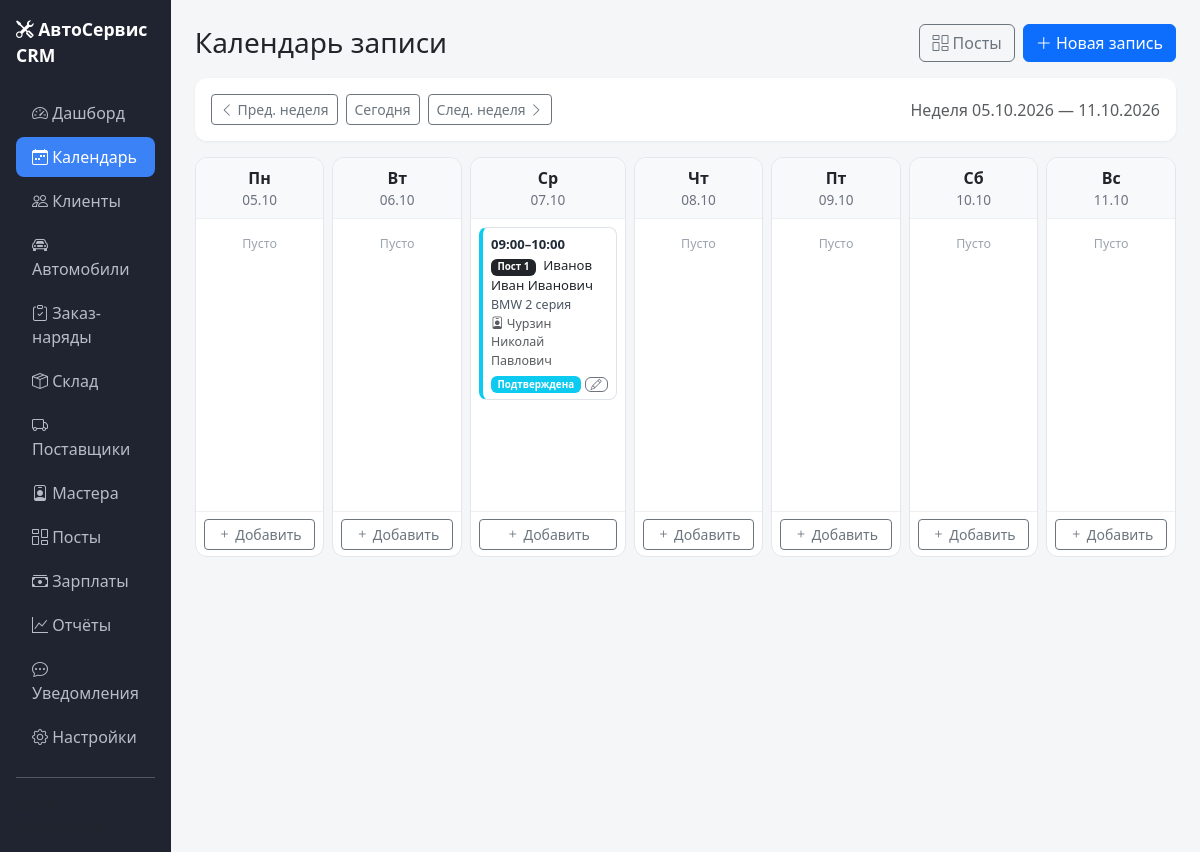
Screenshot of /calendar?week=2026-10-05 with the database file from the repository.
### models.py (models this page shows, shortened)
class Appointment(db.Model):
    __tablename__ = "appointments"
    id = db.Column(db.Integer, primary_key=True)
    client_id = db.Column(db.Integer, db.ForeignKey("clients.id"), nullable=False, index=True)
    car_id = db.Column(db.Integer, db.ForeignKey("cars.id"), nullable=True, index=True)
    post_id = db.Column(db.Integer, db.ForeignKey("posts.id"), nullable=True, index=True)
    master_id = db.Column(db.Integer, db.ForeignKey("masters.id"), nullable=True, index=True)
    order_id = db.Column(db.Integer, db.ForeignKey("orders.id"), nullable=True)
    start_at = db.Column(db.DateTime, nullable=False, index=True)
    end_at = db.Column(db.DateTime, nullable=False)
    status = db.Column(db.String(20), default="planned", index=True)
    comment = db.Column(db.Text)
    created_at = db.Column(db.DateTime, default=lambda: datetime.now(timezone.utc))
    client = db.relationship("Client", backref="appointments")
    car = db.relationship("Car", backref="appointments")
    post = db.relationship("Post", backref="appointments")
    master = db.relationship("Master", backref="appointments")
    order = db.relationship("Order", backref="appointments")
    @property
    def status_label(self):
        return APPOINTMENT_STATUSES.get(self.status, self.status)

class Post(db.Model):
    __tablename__ = "posts"
    id = db.Column(db.Integer, primary_key=True)
    name = db.Column(db.String(120), nullable=False)
    description = db.Column(db.String(200))
    is_active = db.Column(db.Boolean, default=True)
    sort_order = db.Column(db.Integer, default=0)
    created_at = db.Column(db.DateTime, default=lambda: datetime.now(timezone.utc))

class Client(db.Model):
    __tablename__ = "clients"
    id = db.Column(db.Integer, primary_key=True)
    full_name = db.Column(db.String(200), nullable=False)
    phone = db.Column(db.String(30), nullable=False, unique=True, index=True)
    email = db.Column(db.String(120))
    comment = db.Column(db.Text)
    created_at = db.Column(db.DateTime, default=lambda: datetime.now(timezone.utc))
    cars = db.relationship("Car", backref="client", cascade="all, delete-orphan", lazy=True, order_by="Car.id.desc()")
    orders = db.relationship("Order", backref="client", lazy=True)

class Car(db.Model):
    __tablename__ = "cars"
    id = db.Column(db.Integer, primary_key=True)
    client_id = db.Column(db.Integer, db.ForeignKey("clients.id"), nullable=False, index=True)
    brand = db.Column(db.String(80), nullable=False)
    model = db.Column(db.String(80), nullable=False)
    year = db.Column(db.Integer)
    vin = db.Column(db.String(40), index=True)
    plate = db.Column(db.String(20), index=True)
    mileage = db.Column(db.Integer)
    engine_volume = db.Column(db.String(20))
    transmission = db.Column(db.String(40))
    comment = db.Column(db.Text)
    created_at = db.Column(db.DateTime, default=lambda: datetime.now(timezone.utc))

class Master(db.Model):
    __tablename__ = "masters"
    id = db.Column(db.Integer, primary_key=True)
    full_name = db.Column(db.String(200), nullable=False)
    specialization = db.Column(db.String(120))
    phone = db.Column(db.String(30))
    email = db.Column(db.String(120))
    hourly_rate = db.Column(db.Float, default=0)
    percent = db.Column(db.Float, default=0)
    salary_base = db.Column(db.Float, default=0)
    is_active = db.Column(db.Boolean, default=True)
    comment = db.Column(db.Text)
    created_at = db.Column(db.DateTime, default=lambda: datetime.now(timezone.utc))

### app.py (the view)
@app.route("/calendar")
def calendar_view():
    week_start_str = request.args.get("week", "").strip()
    anchor = _parse_date(week_start_str) or date.today()
    monday = anchor - timedelta(days=anchor.weekday())
    days = [monday + timedelta(days=i) for i in range(7)]
    start = datetime.combine(days[0], datetime.min.time())
    end = datetime.combine(days[-1], datetime.max.time())
    posts = Post.query.filter_by(is_active=True).order_by(Post.sort_order, Post.id).all()
    appointments = (Appointment.query
        .filter(Appointment.start_at >= start)
        .filter(Appointment.start_at <= end)
        .order_by(Appointment.start_at).all())
    by_day = {d.isoformat(): [] for d in days}
    for a in appointments:
        key = a.start_at.date().isoformat()
        if key in by_day: by_day[key].append(a)
    return render_template("calendar/index.html", days=days, by_day=by_day, posts=posts,
                           monday=monday,
                           week_prev=(monday - timedelta(days=7)).isoformat(),
                           week_next=(monday + timedelta(days=7)).isoformat(),
                           today=date.today())

### app.py (called while the page is built)
@app.context_processor
def inject_globals():
    return {
        "ORDER_STATUSES": ORDER_STATUSES,
        "MOVEMENT_TYPES": MOVEMENT_TYPES,
        "MOVEMENT_COLORS": MOVEMENT_COLORS,
        "APPOINTMENT_STATUSES": APPOINTMENT_STATUSES,
        "APPOINTMENT_COLORS": APPOINTMENT_COLORS,
        "STATUS_COLORS": {
            "new": "secondary",
            "in_progress": "primary",
            "waiting_parts": "warning",
            "done": "info",
            "closed": "success",
            "canceled": "danger",
        },
    }

def _parse_date(value):
    if not value: return None
    try: return datetime.strptime(value.strip(), "%Y-%m-%d").date()
    except ValueError: return None

### templates/calendar/index.html (shortened to what this page needs)
{% extends "base.html" %}
{% block content %}
<div class="d-flex justify-content-between align-items-center mb-3 flex-wrap gap-2">
    <h1 class="h3 mb-0">Календарь записи</h1>
    <div class="d-flex gap-2 flex-wrap">
        <a href="{{ url_for('posts_list') }}" class="btn btn-outline-secondary">
            <i class="bi bi-columns-gap"></i> Посты
        </a>
        <a href="{{ url_for('appointment_new') }}" class="btn btn-primary">
            <i class="bi bi-plus-lg"></i> Новая запись
        </a>
    </div>
</div>
<div class="card stat-card mb-3">
    <div class="card-body d-flex justify-content-between align-items-center flex-wrap gap-2">
        <div class="d-flex align-items-center gap-2">
            <a href="{{ url_for('calendar_view', week=week_prev) }}" class="btn btn-sm btn-outline-secondary">
                <i class="bi bi-chevron-left"></i> Пред. неделя
            </a>
            <a href="{{ url_for('calendar_view') }}" class="btn btn-sm btn-outline-secondary">Сегодня</a>
            <a href="{{ url_for('calendar_view', week=week_next) }}" class="btn btn-sm btn-outline-secondary">
                След. неделя <i class="bi bi-chevron-right"></i>
            </a>
        </div>
        <div class="text-muted">
            Неделя {{ monday.strftime("%d.%m.%Y") }} — {{ (monday.replace(day=monday.day) if false else days[-1]).strftime("%d.%m.%Y") }}
        </div>
    </div>
</div>
<div class="calendar-grid">
    {% for d in days %}
        {% set day_iso = d.isoformat() %}
        <div class="calendar-col {% if d == today %}today{% endif %}"
             data-date="{{ day_iso }}">
            <div class="calendar-col-header">
                <div class="day-name">{{ ["Пн","Вт","Ср","Чт","Пт","Сб","Вс"][d.weekday()] }}</div>
                <div class="day-date">{{ d.strftime("%d.%m") }}</div>
            </div>
            <div class="calendar-col-body" data-drop-target="1" data-date="{{ day_iso }}">
                {% for a in by_day[day_iso] %}
                    <div class="appt-card status-{{ a.status }}"
                         draggable="true"
                         data-appt-id="{{ a.id }}"
                         data-date="{{ day_iso }}">
                        <div class="appt-time">
                            {{ a.start_at.strftime("%H:%M") }}–{{ a.end_at.strftime("%H:%M") }}
                        </div>
                        <div class="appt-title">
                            {% if a.post %}<span class="badge bg-dark me-1">{{ a.post.name }}</span>{% endif %}
                            {{ a.client.full_name }}
                        </div>
                        {% if a.car %}
                            <div class="appt-sub">{{ a.car.brand }} {{ a.car.model }}
                            </div>
                        {% endif %}
                        {% if a.master %}
                            <div class="appt-sub text-muted">
                                <i class="bi bi-person-badge"></i> {{ a.master.full_name }}
                            </div>
                        {% endif %}
                        <div class="appt-actions">
                            <span class="badge bg-{{ APPOINTMENT_COLORS.get(a.status, 'secondary') }}">
                                {{ a.status_label }}
                            </span>
                            <a href="{{ url_for('appointment_edit', appt_id=a.id) }}"
                               class="btn btn-xs btn-outline-secondary"
                               onclick="event.stopPropagation();">
                                <i class="bi bi-pencil"></i>
                            </a>
                        </div>
                    </div>
                {% else %}
                    <div class="appt-empty">Пусто</div>
                {% endfor %}
            </div>
            <div class="calendar-col-footer">
                <a href="{{ url_for('appointment_new', date=day_iso) }}"
                   class="btn btn-sm btn-outline-secondary w-100">
                    <i class="bi bi-plus"></i> Добавить
                </a>
            </div>
        </div>
    {% endfor %}
</div>
{% endblock %}

### static/css/style.css (style rules this page uses)
body { background: #f5f6f8; font-family: system-ui, -apple-system, "Segoe UI", Roboto, sans-serif; }
.stat-card { border: none; border-radius: .75rem; box-shadow: 0 1px 3px rgba(0, 0, 0, .06); }

### templates/calendar/index.html (style rules this page uses)
.calendar-grid { display: grid; grid-template-columns: repeat(7, 1fr); gap: 8px; }
.calendar-col { background: #fff; border: 1px solid #e3e6ec; border-radius: .75rem; display: flex; flex-direction: column; min-height: 400px; }
.calendar-col-header { padding: .5rem .75rem; border-bottom: 1px solid #eef0f4; background: #f8f9fb; border-radius: .75rem .75rem 0 0; text-align: center; }
.calendar-col-header .day-name { font-weight: 600; }
.calendar-col-header .day-date { color: #6b7280; font-size: .85rem; }
.calendar-col-body { flex: 1; padding: .5rem; min-height: 200px; overflow-y: auto; transition: background-color .15s; }
.appt-card { background: #fff; border: 1px solid #dfe3ea; border-left: 4px solid #6b7280; border-radius: .5rem; padding: .4rem .5rem; margin-bottom: .4rem; font-size: .82rem; cursor: grab; }
.appt-card.status-confirmed { border-left-color: #0dcaf0; }
.appt-time { font-weight: 600; color: #1f2937; }
.appt-title { margin-top: 2px; }
.appt-sub { color: #4b5563; font-size: .78rem; }
.appt-actions { margin-top: .35rem; display: flex; justify-content: space-between; align-items: center; gap: 4px; }
.btn-xs { padding: 1px 5px; font-size: .7rem; line-height: 1; }
.appt-empty { color: #9ca3af; font-size: .78rem; text-align: center; padding: .5rem 0; }
.calendar-col-footer { padding: .4rem .5rem; border-top: 1px solid #eef0f4; }

### rows the page displays
Appointment: start_at "09:00", end_at "10:00", post.name "Пост 1", client.full_name "Иванов Иван Иванович", car.brand "BMW", car.model "2 серия", master.full_name "Чурзин Николай Павлович", status_label "Подтверждена"

### other values shown
{{ monday.strftime("%d.%m.%Y") }} "05.10.2026"
{{ ["Пн","Вт","Ср","Чт","Пт","Сб","Вс"][d.weekday()] }} "Пн" "Вт" "Ср" "Чт" "Пт" "Сб" "Вс"
{{ d.strftime("%d.%m") }} "05.10" "06.10" "07.10" "08.10" "09.10" "10.10" "11.10"
